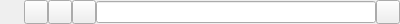
<?xml version="1.0" encoding="UTF-8"?>
<ui version="4.0">
 <class>Toolbar</class>
 <widget class="QWidget" name="Toolbar">
  <property name="geometry">
   <rect>
    <x>0</x>
    <y>0</y>
    <width>400</width>
    <height>24</height>
   </rect>
  </property>
  <property name="windowTitle">
   <string>Form</string>
  </property>
  <layout class="QHBoxLayout" name="horizontalLayout">
   <property name="spacing">
    <number>0</number>
   </property>
   <property name="leftMargin">
    <number>0</number>
   </property>
   <property name="topMargin">
    <number>0</number>
   </property>
   <property name="rightMargin">
    <number>0</number>
   </property>
   <property name="bottomMargin">
    <number>0</number>
   </property>
   <item>
    <widget class="ToolbarButton" name="menuButton">
     <property name="sizePolicy">
      <sizepolicy hsizetype="Fixed" vsizetype="Preferred">
       <horstretch>0</horstretch>
       <verstretch>0</verstretch>
      </sizepolicy>
     </property>
     <property name="text">
      <string/>
     </property>
     <property name="popupMode">
      <enum>QToolButton::InstantPopup</enum>
     </property>
     <property name="autoRaise">
      <bool>true</bool>
     </property>
    </widget>
   </item>
   <item>
    <widget class="ToolbarButton" name="backButton">
     <property name="sizePolicy">
      <sizepolicy hsizetype="Fixed" vsizetype="Preferred">
       <horstretch>0</horstretch>
       <verstretch>0</verstretch>
      </sizepolicy>
     </property>
     <property name="toolTip">
      <string>Back</string>
     </property>
     <property name="text">
      <string/>
     </property>
    </widget>
   </item>
   <item>
    <widget class="ToolbarButton" name="forwardButton">
     <property name="sizePolicy">
      <sizepolicy hsizetype="Fixed" vsizetype="Preferred">
       <horstretch>0</horstretch>
       <verstretch>0</verstretch>
      </sizepolicy>
     </property>
     <property name="toolTip">
      <string>Forward</string>
     </property>
     <property name="text">
      <string/>
     </property>
    </widget>
   </item>
   <item>
    <widget class="ToolbarButton" name="reloadButton">
     <property name="sizePolicy">
      <sizepolicy hsizetype="Fixed" vsizetype="Preferred">
       <horstretch>0</horstretch>
       <verstretch>0</verstretch>
      </sizepolicy>
     </property>
     <property name="toolTip">
      <string>Reload</string>
     </property>
     <property name="text">
      <string/>
     </property>
    </widget>
   </item>
   <item>
    <widget class="SecurityChunk" name="securityChunk" native="true"/>
   </item>
   <item>
    <widget class="Bar" name="bar"/>
   </item>
   <item>
    <widget class="ToolbarButton" name="downloadsButton">
     <property name="sizePolicy">
      <sizepolicy hsizetype="Fixed" vsizetype="Preferred">
       <horstretch>0</horstretch>
       <verstretch>0</verstretch>
      </sizepolicy>
     </property>
     <property name="text">
      <string/>
     </property>
    </widget>
   </item>
  </layout>
 </widget>
 <customwidgets>
  <customwidget>
   <class>Bar</class>
   <extends>QLineEdit</extends>
   <header>widgets/bar.h</header>
  </customwidget>
  <customwidget>
   <class>SecurityChunk</class>
   <extends>QWidget</extends>
   <header>widgets/securitychunk.h</header>
   <container>1</container>
  </customwidget>
  <customwidget>
   <class>ToolbarButton</class>
   <extends>QToolButton</extends>
   <header>widgets/toolbarbutton.h</header>
  </customwidget>
 </customwidgets>
 <resources/>
 <connections/>
</ui>
